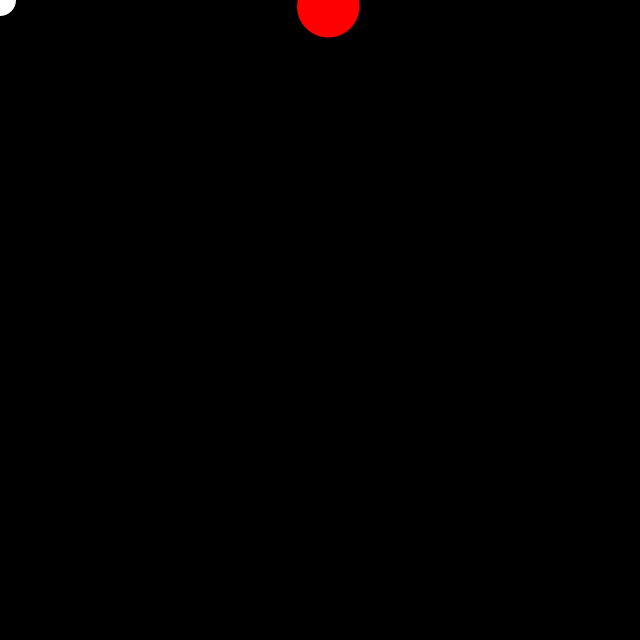
Frame 1 (no input)
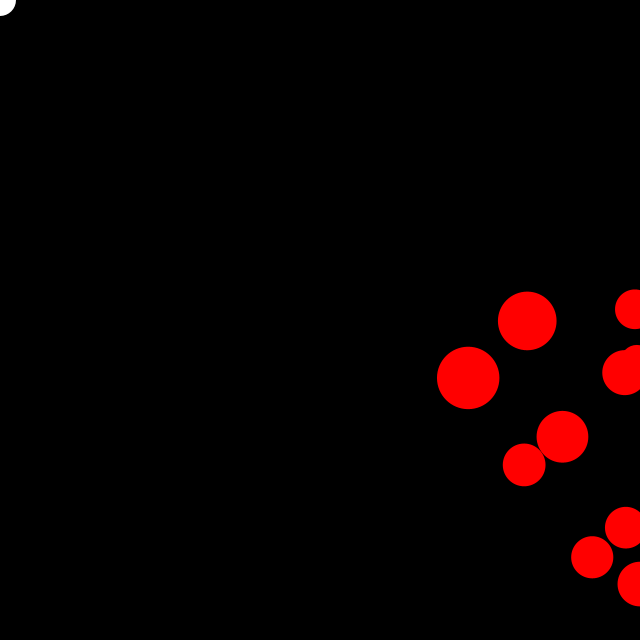
Frame 60 (the mouse pressed at the canvas centre just before this capture)
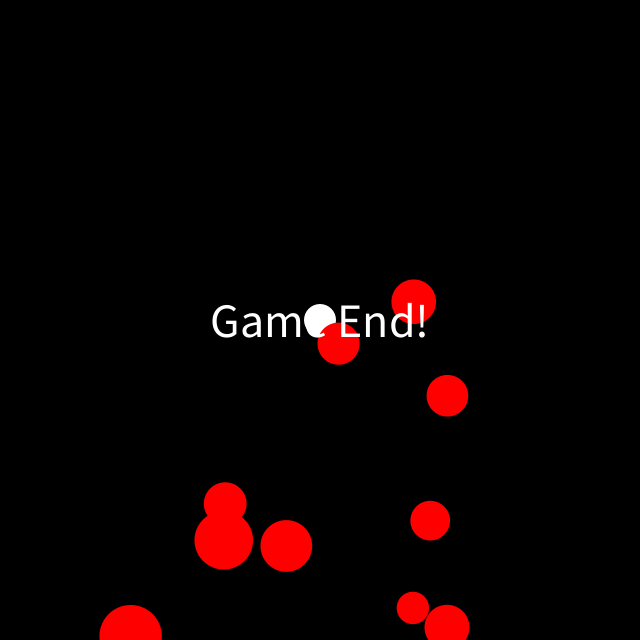
Frame 120 (the mouse held since frame 60 and released just before this capture)

The Processing sketch that drew these frames (run headless with seeded random() and noise(); from frame 60 on, the mouse is pressed at the canvas centre):

// Processing sketch: Code_Array
// ── Code_Array.pde
// ゲームの状態
// 0: ゲーム中
// 1: 終了
int gameState;

// プレイヤーのX座標, Y座標
float playerX, playerY;
// プレイヤーの半径
float playerScale;

// 敵の数
int enemiesCount;
// 敵のX座標, Y座標
float[] enemiesX, enemiesY;
// 敵の速度のX座標, Y座標
float[] enemiesSpeedX, enemiesSpeedY;
// 敵の半径
float[] enemiesScale;

void setup()
{
  size(640, 640);

  gameState = 0;

  playerX = width / 2;
  playerY = height / 2;
  playerScale = 16;

  enemiesCount = 10;
  enemiesX = new float[enemiesCount];
  enemiesY = new float[enemiesCount];
  enemiesSpeedX = new float[enemiesCount];
  enemiesSpeedY = new float[enemiesCount];
  enemiesScale = new float[enemiesCount];
  for (int i = 0; i < enemiesCount; ++i)
  {
    enemiesX[i] = width / 2;
    enemiesY[i] = 0;
    enemiesSpeedX[i] = random(5, 10);
    enemiesSpeedY[i] = random(5, 10);
    enemiesScale[i] = random(16, 32);
  }
}

void draw()
{
  update();

  display();
}

// 更新
void update()
{
  if (gameState == 0)
  {
    // プレイヤーの移動
    playerX = mouseX;
    playerY = mouseY;

    for (int i = 0; i < enemiesCount; ++i)
    {
      // 敵の移動
      enemiesX[i] += enemiesSpeedX[i];
      enemiesY[i] += enemiesSpeedY[i];

      // 壁に当たったら跳ね返る
      if (enemiesX[i] < 0 || width < enemiesX[i])
      {
        enemiesSpeedX[i] *= -1;
      }
      if (enemiesY[i] < 0 || height < enemiesY[i])
      {
        enemiesSpeedY[i] *= -1;
      }

      // 当たり判定
      if (dist(playerX, playerY, enemiesX[i], enemiesY[i]) <= playerScale + enemiesScale[i])
      {
        // 終了する
        gameState = 1;
      }
    }
  }
}

// 描画
void display()
{
  background(0);

  // プレイヤー
  resetDrawingSettings();  
  fill(255, 255, 255);
  ellipse(playerX, playerY, playerScale * 2, playerScale * 2);

  // 敵
  resetDrawingSettings();
  fill(255, 0, 0);
  for (int i = 0; i < enemiesCount; ++i)
  {
    ellipse(enemiesX[i], enemiesY[i], enemiesScale[i] * 2, enemiesScale[i] * 2);
  }

  if (gameState == 1)
  {
    // 終了という文字
    fill(255, 255, 255);
    resetDrawingSettings();
    text("Game End!", width / 2, height / 2);
  }
}

// 描画の設定をリセットする
void resetDrawingSettings()
{
  noStroke();
  noFill();
  textSize(48);
  textAlign(CENTER, CENTER);
}
